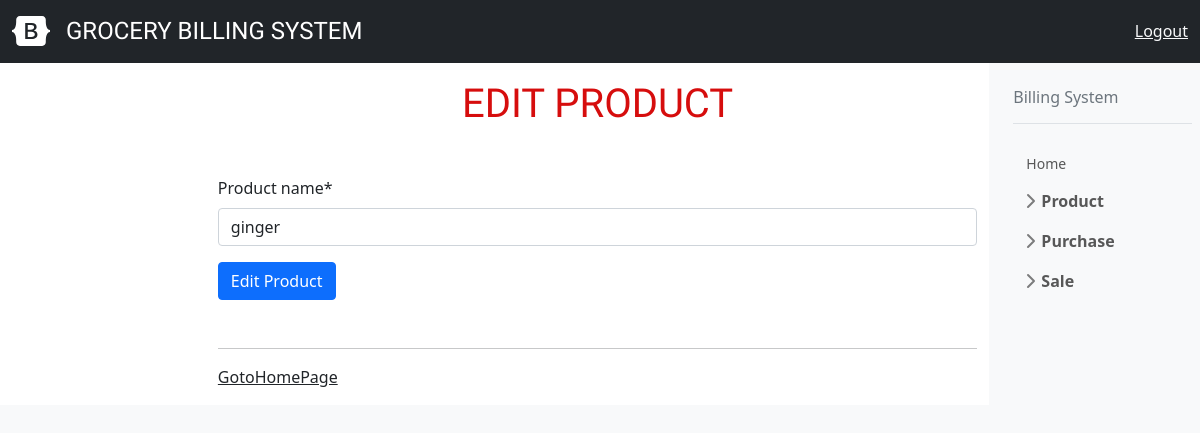
/editproduct/2, run on an earlier commit of the app's database.
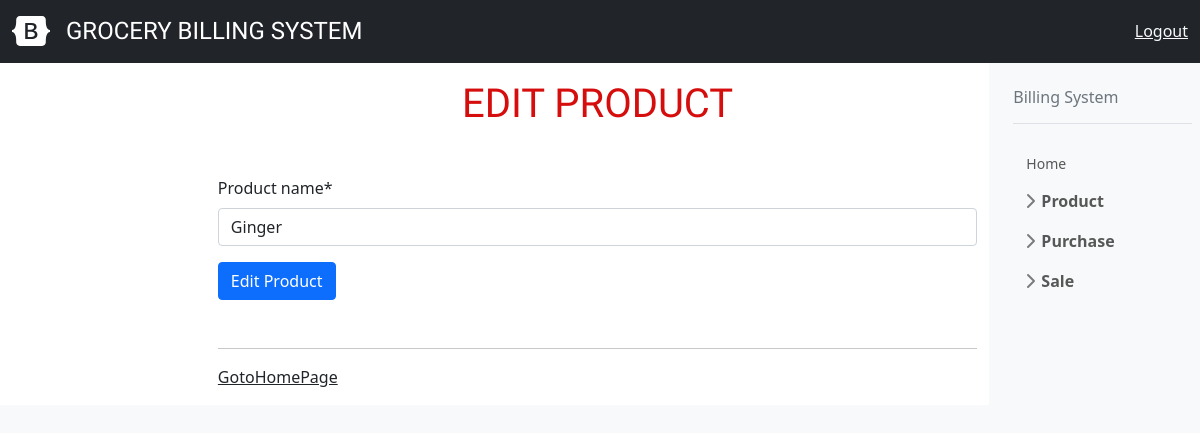
And on a later commit of the database.
### billing/models.py (models this page shows, shortened)
class Product(models.Model):
    product_name=models.CharField(max_length=120,unique=True)

### billing/views.py (the view, shortened to what this page needs)
# urls.py: path("editproduct/<int:pk>",EditProduct.as_view(),name="edit"),
class EditProduct(TemplateView):
    model=Product
    template_name = "billing/edit_product.html"
    context={}
    def get_object(self,id):
        return self.model.objects.get(id=id)
    def get(self, request, *args, **kwargs):
        products=self.get_object(kwargs.get("pk"))
        form=ProductCreateForm(instance=products)
        self.context["form"]=form
        return render(request,self.template_name,self.context)

### billing/forms.py
class ProductCreateForm(ModelForm):
    class Meta:
        model=Product
        fields=["product_name"]

### billing/templates/billing/edit_product.html (shortened to what this page needs)
<!DOCTYPE html>
{% extends 'billing/index.html' %}
{% load crispy_forms_tags %}
    {% block body_block %}
<h1>Edit Product</h1>
<form method="post">
    {{form|crispy}}
    <input type="submit" class="btn btn-primary" value="Edit Product">
</form>
<hr>
<td><a href="{% url 'page' %}" class="link-dark">GotoHomePage</a></td>
{% endblock %}

What changed in the data, as far as the page shows it:
changed Product: product_name "ginger" → "Ginger"
